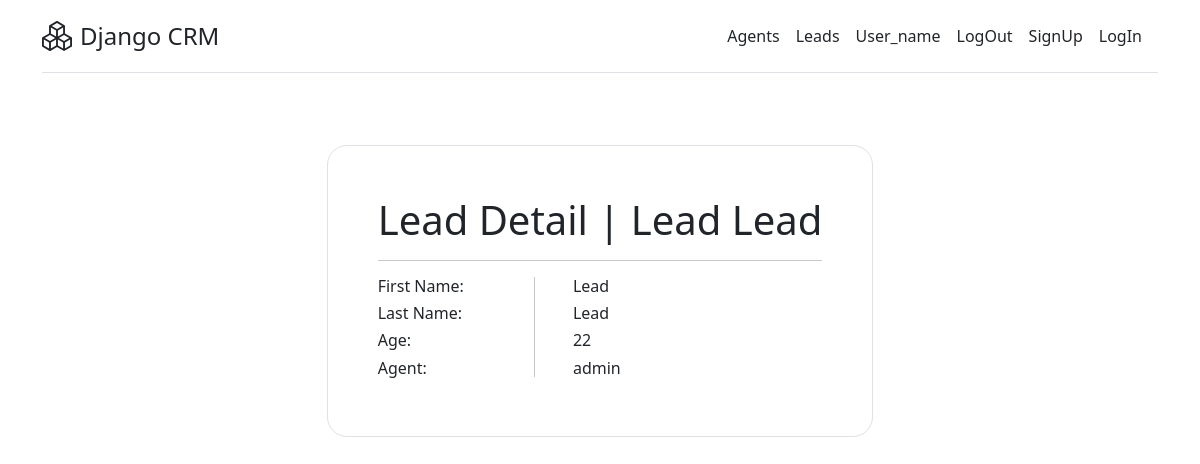
Screenshot of /detail/11 with the database file from the repository.
### leads/models.py (models this page shows, shortened)
class Lead(models.Model):
    first_name = models.CharField(max_length=20)
    last_name = models.CharField(max_length=20)
    age = models.PositiveIntegerField()
    agent = models.ForeignKey('Agent', on_delete=models.CASCADE)

class Agent(models.Model):
    user = models.OneToOneField(User, on_delete=models.CASCADE)
    def __str__(self):
        return self.user.username

class User(AbstractUser):
    phone_number = models.CharField(max_length=11, blank=True)

### leads/views.py (the view)
# urls.py: path('detail/<int:pk>', LeadDetailView.as_view(), name='detail'),
class LeadDetailView(DetailView):
    template_name = 'leads/detail.html'
    queryset = Lead.objects.all()
    context_object_name = 'lead'

### templates/leads/detail.html (shortened to what this page needs)
{% extends 'base.html' %}
{% block content %}
    <div class="container d-flex justify-content-center pt-5">
        <div class="border" style="padding: 50px; border: solid black; border-radius: 20px;">
            <h1>Lead Detail | {{lead.first_name}} {{lead.last_name}}</h1>
            <hr>
            <div class="row">
                <div class="col-4">
                    <h6>First Name: </h6>
                    <h6>Last Name: </h6>
                    <h6>Age: </h6>
                    <h6>Agent: </h6>
                </div>
                <div class="col-1 d-flex" style="height: 100px;">
                </div>
                <div class="col-6">
                    <h6>{{lead.first_name}}</h6>
                    <h6>{{lead.last_name}}</h6>
                    <h6>{{lead.age}}</h6>
                    <h6>{{lead.agent}}</h6>
                </div>
            </div>
        </div>
    </div>
{% endblock %}

### rows the page displays
Lead: first_name "Lead", last_name "Lead", age "22", agent "admin"
